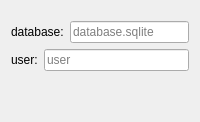
         <widget class="QWidget" name="spatialite_2">
          <attribute name="title">
           <string>SpatiaLite</string>
          </attribute>
          <layout class="QVBoxLayout" name="verticalLayout_10">
           <item>
            <spacer name="verticalSpacer_23">
             <property name="orientation">
              <enum>Qt::Vertical</enum>
             </property>
             <property name="sizeType">
              <enum>QSizePolicy::Fixed</enum>
             </property>
             <property name="sizeHint" stdset="0">
              <size>
               <width>20</width>
               <height>10</height>
              </size>
             </property>
            </spacer>
           </item>
           <item>
            <layout class="QHBoxLayout" name="horizontalLayout_36">
             <item>
              <widget class="QLabel" name="label_17">
               <property name="styleSheet">
                <string>#fileImportHelp {
   color: blue;
}</string>
               </property>
               <property name="text">
                <string>database:</string>
               </property>
              </widget>
             </item>
             <item>
              <widget class="QLineEdit" name="spatialiteFileBox">
               <property name="minimumSize">
                <size>
                 <width>0</width>
                 <height>0</height>
                </size>
               </property>
               <property name="styleSheet">
                <string>#fileImportHelp {
   color: blue;
}</string>
               </property>
               <property name="placeholderText">
                <string>database.sqlite</string>
               </property>
              </widget>
             </item>
            </layout>
           </item>
           <item>
            <layout class="QHBoxLayout" name="horizontalLayout_37">
             <item>
              <widget class="QLabel" name="label_18">
               <property name="styleSheet">
                <string>#fileImportHelp {
   color: blue;
}</string>
               </property>
               <property name="text">
                <string>user:</string>
               </property>
              </widget>
             </item>
             <item>
              <widget class="QLineEdit" name="spatialiteUserBox">
               <property name="minimumSize">
                <size>
                 <width>0</width>
                 <height>0</height>
                </size>
               </property>
               <property name="styleSheet">
                <string>#fileImportHelp {
   color: blue;
}</string>
               </property>
               <property name="placeholderText">
                <string>user</string>
               </property>
              </widget>
             </item>
            </layout>
           </item>
           <item>
            <spacer name="verticalSpacer_24">
             <property name="orientation">
              <enum>Qt::Vertical</enum>
             </property>
             <property name="sizeHint" stdset="0">
              <size>
               <width>20</width>
               <height>40</height>
              </size>
             </property>
            </spacer>
           </item>
          </layout>
         </widget>
